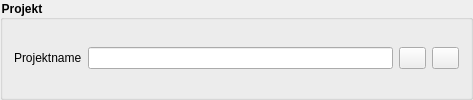
        <widget class="QGroupBox" name="groupBox_5">
         <property name="styleSheet">
          <string notr="true">QGroupBox
{	font-weight: bold;
}</string>
         </property>
         <property name="title">
          <string>Projekt</string>
         </property>
         <layout class="QGridLayout" name="gridLayout">
          <item row="0" column="0">
           <widget class="QLabel" name="label_7">
            <property name="text">
             <string>Projektname</string>
            </property>
           </widget>
          </item>
          <item row="0" column="2">
           <widget class="QLineEdit" name="fieldProjName">
            <property name="sizePolicy">
             <sizepolicy hsizetype="MinimumExpanding" vsizetype="Fixed">
              <horstretch>0</horstretch>
              <verstretch>0</verstretch>
             </sizepolicy>
            </property>
            <property name="minimumSize">
             <size>
              <width>305</width>
              <height>0</height>
             </size>
            </property>
           </widget>
          </item>
          <item row="0" column="4">
           <widget class="QPushButton" name="buttonSavePr">
            <property name="sizePolicy">
             <sizepolicy hsizetype="Minimum" vsizetype="Fixed">
              <horstretch>0</horstretch>
              <verstretch>0</verstretch>
             </sizepolicy>
            </property>
            <property name="maximumSize">
             <size>
              <width>27</width>
              <height>27</height>
             </size>
            </property>
            <property name="toolTip">
             <string>Einstellungen in Textdatei abspeichern</string>
            </property>
            <property name="text">
             <string/>
            </property>
            <property name="icon">
             <iconset resource="resources.qrc">
              <normaloff>:/plugins/SeilaplanPlugin/gui/icons/icon_save.png</normaloff>:/plugins/SeilaplanPlugin/gui/icons/icon_save.png</iconset>
            </property>
            <property name="iconSize">
             <size>
              <width>24</width>
              <height>24</height>
             </size>
            </property>
            <property name="autoDefault">
             <bool>false</bool>
            </property>
           </widget>
          </item>
          <item row="0" column="5">
           <widget class="QPushButton" name="buttonOpenPr">
            <property name="sizePolicy">
             <sizepolicy hsizetype="Minimum" vsizetype="Fixed">
              <horstretch>0</horstretch>
              <verstretch>0</verstretch>
             </sizepolicy>
            </property>
            <property name="maximumSize">
             <size>
              <width>27</width>
              <height>27</height>
             </size>
            </property>
            <property name="toolTip">
             <string>Projekteinstellungen aus Textdatei laden</string>
            </property>
            <property name="text">
             <string/>
            </property>
            <property name="icon">
             <iconset resource="resources.qrc">
              <normaloff>:/plugins/SeilaplanPlugin/gui/icons/icon_open.png</normaloff>:/plugins/SeilaplanPlugin/gui/icons/icon_open.png</iconset>
            </property>
            <property name="iconSize">
             <size>
              <width>24</width>
              <height>24</height>
             </size>
            </property>
            <property name="autoDefault">
             <bool>false</bool>
            </property>
           </widget>
          </item>
         </layout>
        </widget>
